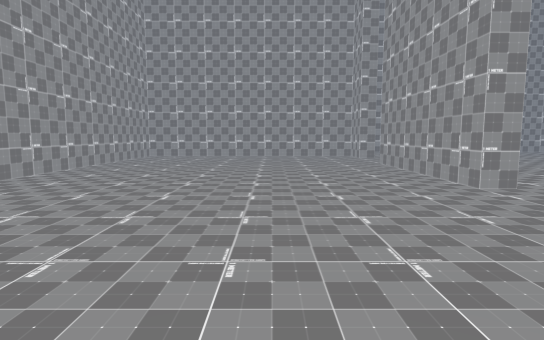
view 1 (above)

21 first-person views from a walk through a Unity game level. The camera is 1.4 m above the floor, tilts 6° down and sees 80° across. The floor is counted in squares, 2 m on a side. Each view is taken from the middle of a square. On the plan, view 1 faces up. The plan holds only what a view shows up to about 10 squares ahead; the rest is blank. The place goes on beyond the plan. The player character is not drawn.

view 2
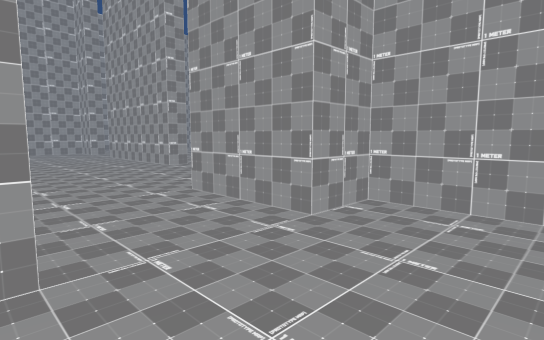

view 3
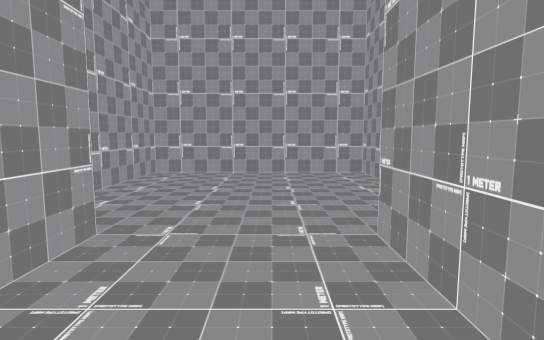

view 4
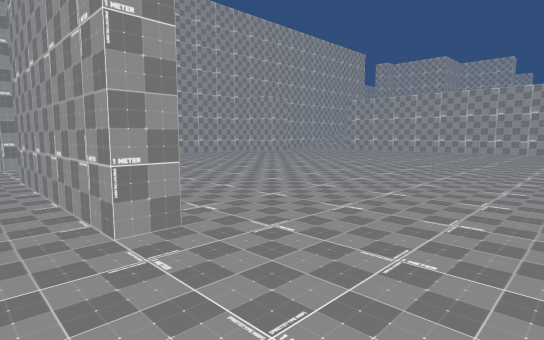

view 5
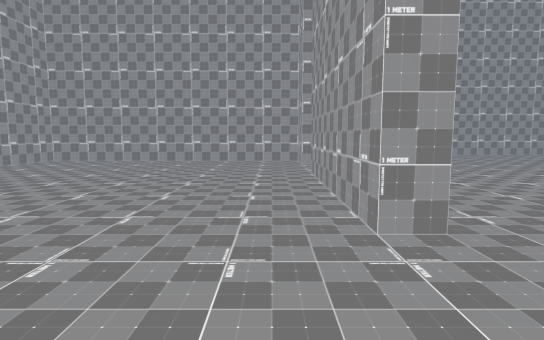

view 6
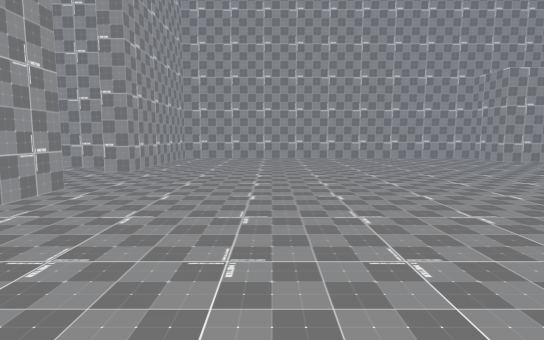

view 7
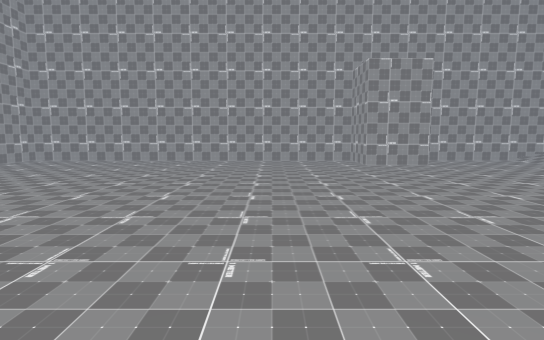

view 8
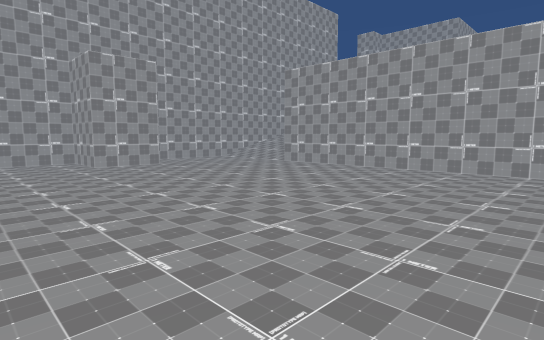

view 9
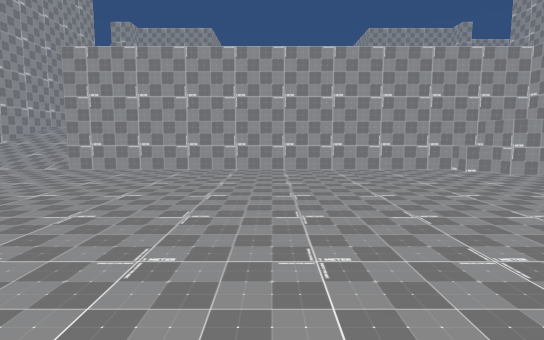

view 10
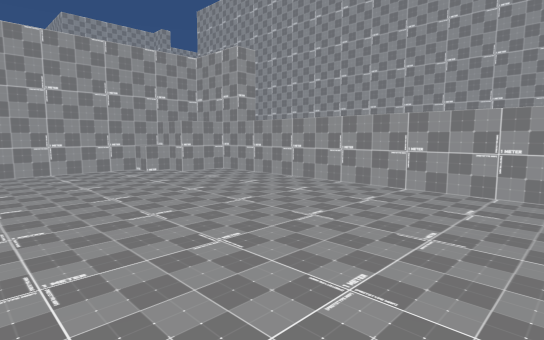

view 11
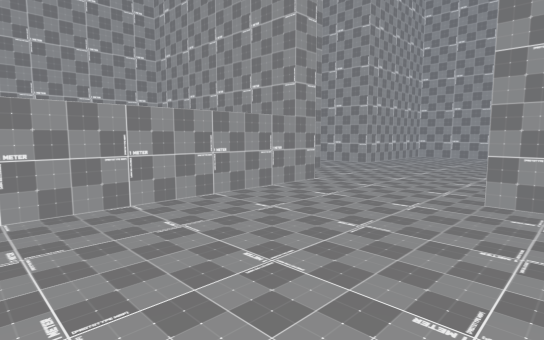

view 12
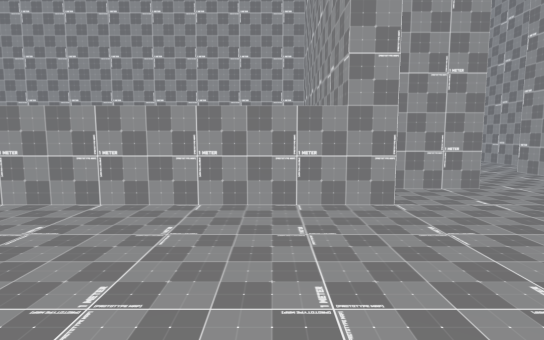

view 13
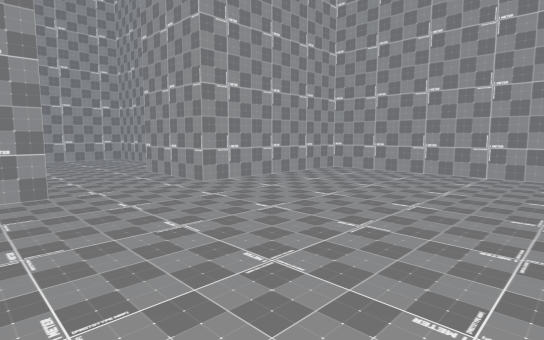

view 14
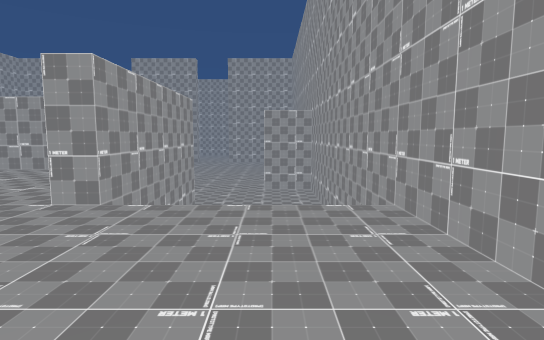

view 15
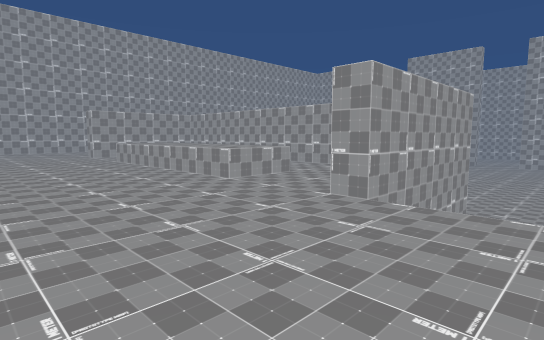

view 16
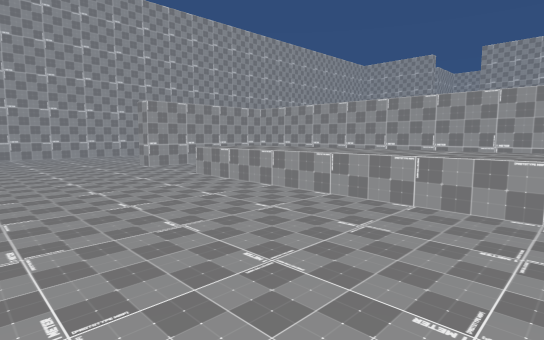

view 17
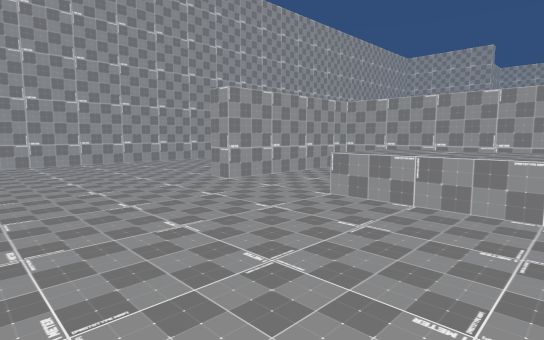

view 18
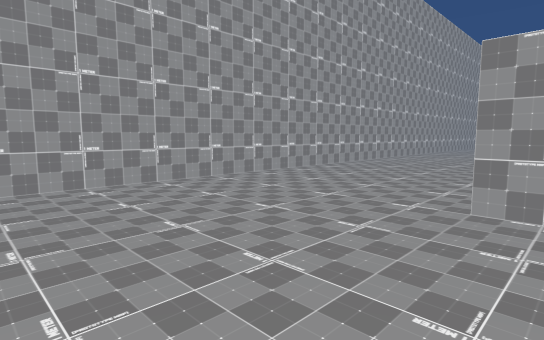

view 19
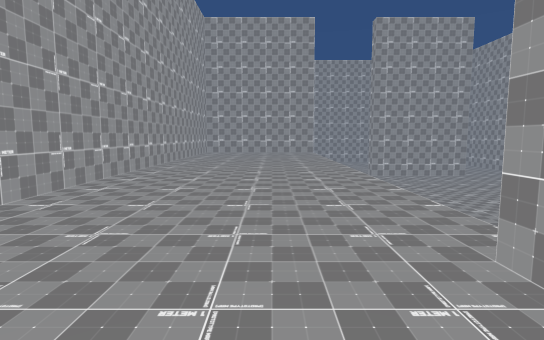

view 20
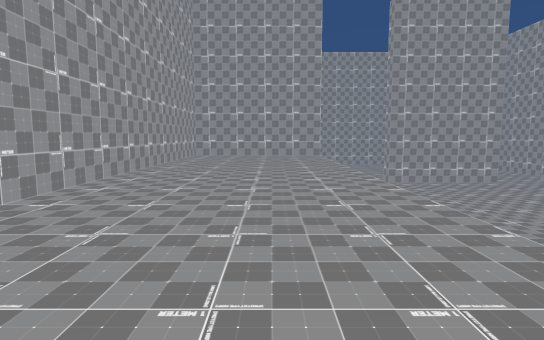

view 21
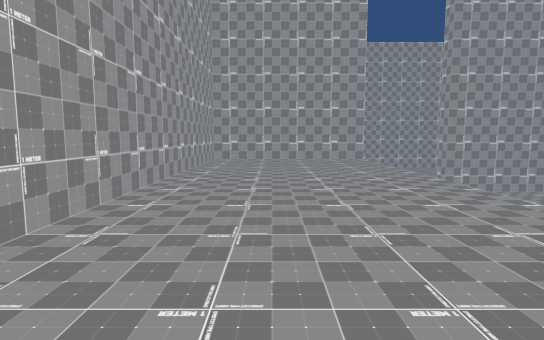

### Floor plan
Key: @ floor where view 1 was taken; # wall or solid block; . main floor; : floor 2 m higher than the main floor; / step, stairs or slope; ^ raised ledge.
Columns run from 5 left of view 1 to 24 right of it. Each row starts with its distance up from view 1.
 15         ####################
 14         #.........#...////:::
 13         #.........#...////::::
 12 #########.............//  ::::
 11 #.......#.............####::::
 10 #.....................#:::::::
  9 #.....................#:::::::
  8 #.......#.............#::^::::
  7 #.......#.............# :^::::
  6 #.......#.............# :^::::
  5 #.......#.............# :^::::
  4 #.....................# :^::::
  3 #.....................# ::::::
  2 #....................##:::::::
  1 #.......#:::::::::::::####::::
  0 #####@.##:::::::::::::::::::::
 -1     #..##:::::::::::::::::::::
 -2     ....#:::::::::::::::::::::
 -3    #....#####################:
 -4    #....#
 -5    #....#
 -6    ######

Positions as (right, up) in squares from view 1, and headings:
1: (0, 0), facing up
2: (-1, -3), facing up-right
3: (0, 1), facing down
4: (2, 2), facing up-right
5: (2, 2), facing up
6: (6, 4), facing up
7: (10, 5), facing up
8: (10, 5), facing up-right
9: (10, 7), facing right
10: (10, 6), facing down-right
11: (7, 5), facing down-left
12: (4, 5), facing down
13: (2, 5), facing down-left
14: (24, 13), facing left
15: (24, 13), facing down-left
16: (24, 9), facing down-left
17: (24, 6), facing down-left
18: (24, 2), facing down-left
19: (17, 0), facing left
20: (15, 0), facing left
21: (13, -1), facing left
